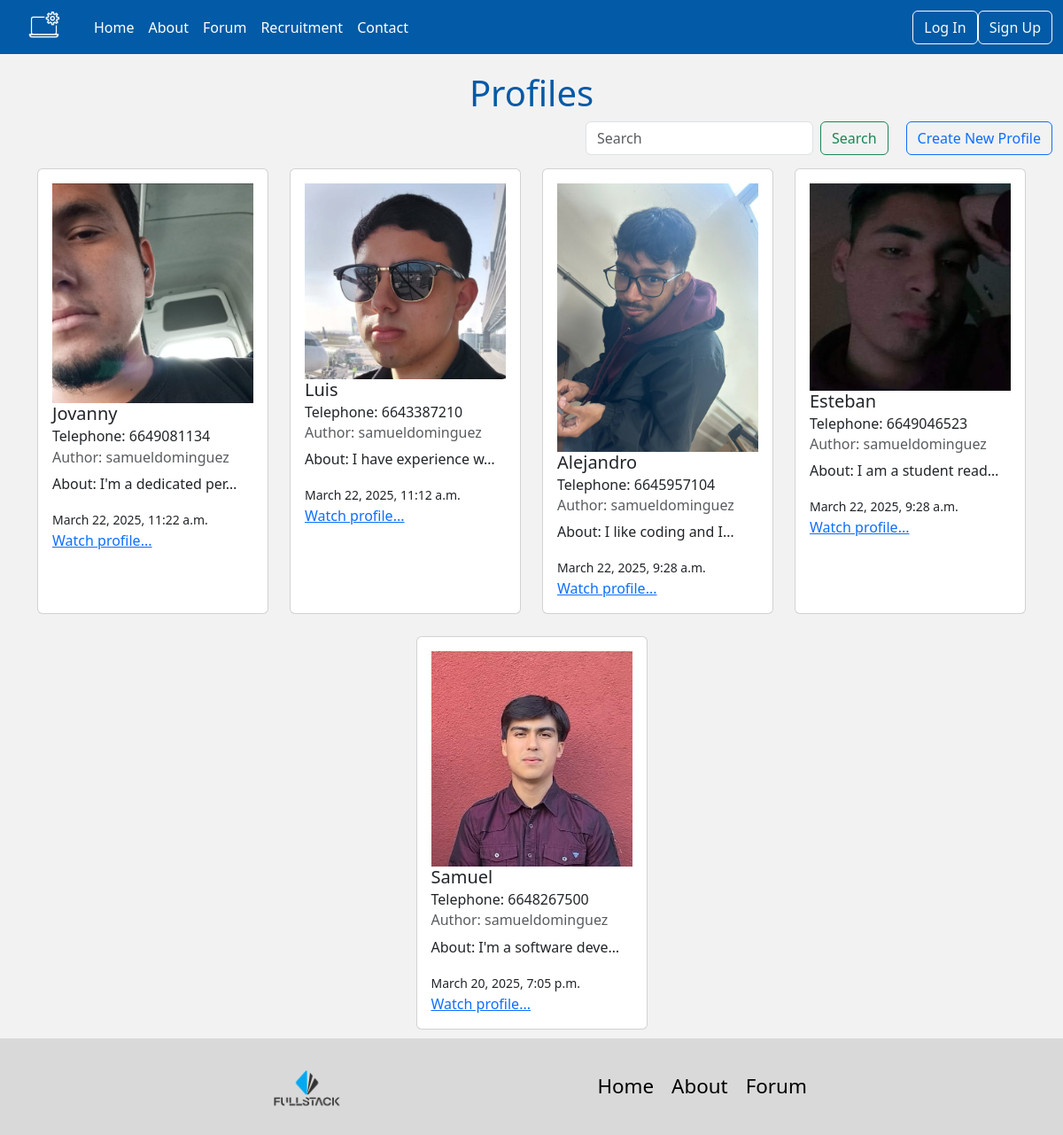
/users/, run on an earlier commit of the app's database.
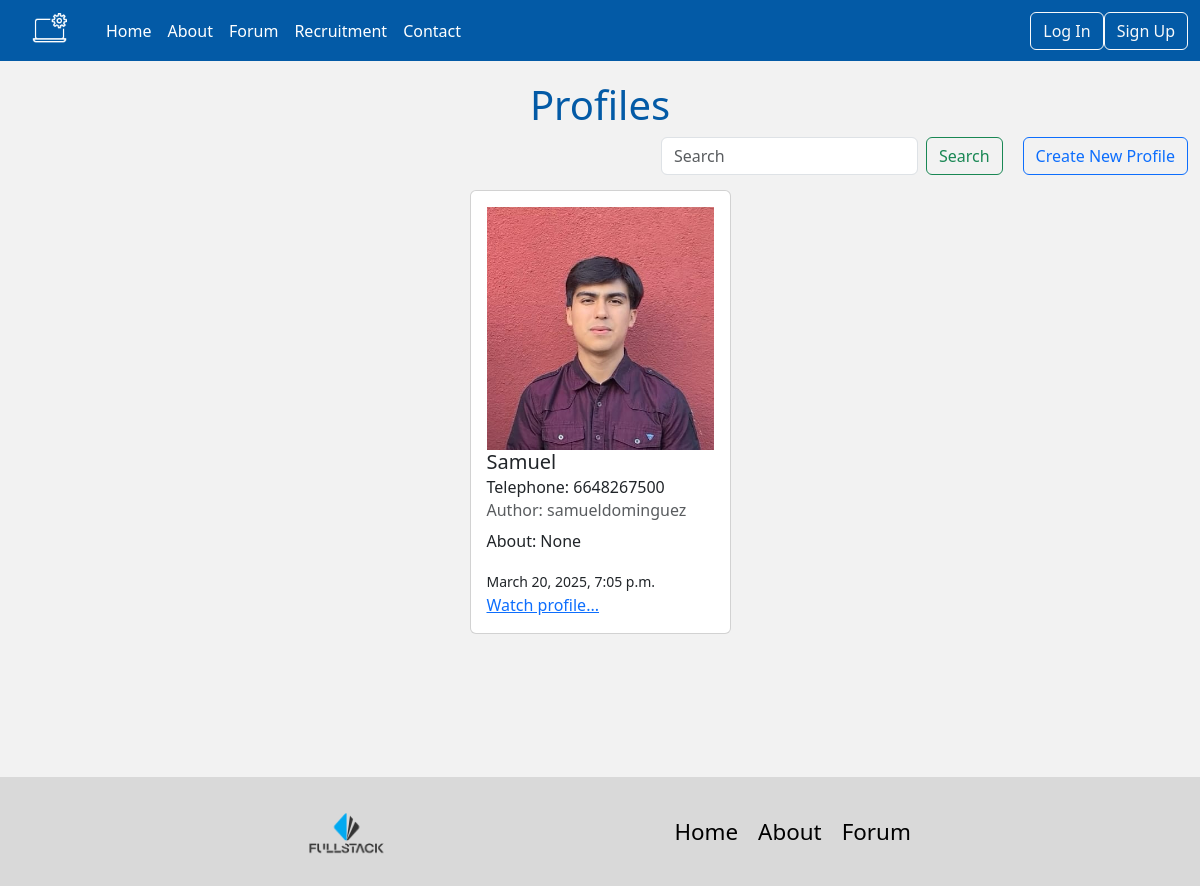
And on a later commit of the database.
### users/models.py (models this page shows, shortened)
class Profile(models.Model):
    picture = models.ImageField(upload_to="profile_pic/", blank=True, null=True)
    name = models.CharField(max_length=250, blank=True, null=True)
    phone_number = models.CharField(max_length=25, blank=True, null=True)
    city = models.CharField(max_length=255, blank=True, null=True)
    state = models.CharField(max_length=255, blank=True, null=True)
    user = models.ForeignKey(User, on_delete=models.CASCADE, related_name="profile")
    description = models.TextField(blank=True, null=True)
    created_at = models.DateTimeField(auto_now_add=True)
    updated_at = models.DateTimeField(auto_now=True)

### users/views.py (the view)
# urls.py: path('', ProfileListView.as_view(), name="profile_list"),
class ProfileListView(ListView):
    template_name = "content/profile_list.html"
    model = Profile
    def get_queryset(self):
        search=self.request.GET.get('search')
        if search:
            results=Profile.objects.filter(name__contains=search)
            return results
        else:
            return Profile.objects.all()
    def get_filtered_data(self, search):
        if search:
            print("Apllying filter")
            results=Profile.objects.filter(name__contains=search).order_by("created_at").reverse
            return results
        else:
            return Profile.objects.all().order_by("created_at").reverse()
    def get_context_data(self, **kwargs):
        context=super().get_context_data(**kwargs)
        search_text=self.request.GET.get('search')
        all_posts=self.get_filtered_data(search_text)
        context["profile_list"]=all_posts
        return context

### templates/content/profile_list.html (shortened to what this page needs)
{% extends 'base.html' %}
{% load static %}
{% block css %}
    <link rel="stylesheet" href="{% static 'css/profile_list.css' %}">
{% endblock %}
{% block content %}
<div class="post-list">
    <div class="header">
        <h1>Profiles</h1>
    </div>
    <div class="filter">
        <form class="d-flex" role="search" method="get">
            <input class="form-control me-2" type="search" name="search" placeholder="Search" aria-label="Search">
            <button class="btn btn-outline-success" type="submit">Search</button>
            <a class="btn btn-outline-primary" href="{% url 'profile_create' %}">Create New Profile</a>
        </form>
    </div>
    <div class="container">
        <div class="row" style="display: flex; justify-content: center;">
            {% for item in profile_list %}
            <div class="col-md-3 col-sm-6 bottom-card" style="display: flex; justify-content: center; margin-bottom: 10px;">
                <div class="card" style="width: 18rem; margin-top: 15px;">
                    <div class="card-body">
                        {% if item.picture %}
                        <img style="max-width: 100%;" src="{{ item.picture.url }}" alt="">
                        {% else %}
                        <img style="max-width: 100%;" src="{% static 'images/default.jpg' %}" alt="">
                        {% endif %}
                        <h5 class="card-title">{{item.name}}</h5>
                        <h6 class="card-subtitle mb-2 text-body-secondarydy">Telephone: {{item.phone_number}}</h6>
                        <h6 class="card-subtitle mb-2 text-body-secondary">Author: {{item.user}}</h6>
                        <p class="card-text">About: {{item.description|truncatechars:20}}</p>
                        <small>{{item.created_at}}</small><br/>
                        <a href="{% url 'profile_detail' item.id %}" class="card-link">Watch profile...</a>
                    </div>
                </div>
            </div>
            {% endfor %}
        </div>
    </div>
</div>
{% endblock %}

What changed in the data, as far as the page shows it:
removed Profile: picture (picture), name "Jovanny", phone_number "6649081134", user "samueldominguez", description "I'm a dedicated per…", created_at "March 22, 2025, 11:22 a.m."
removed Profile: picture (picture), name "Luis", phone_number "6643387210", user "samueldominguez", description "I have experience w…", created_at "March 22, 2025, 11:12 a.m."
removed Profile: picture (picture), name "Alejandro", phone_number "6645957104", user "samueldominguez", description "I like coding and I…", created_at "March 22, 2025, 9:28 a.m."
removed Profile: picture (picture), name "Esteban", phone_number "6649046523", user "samueldominguez", description "I am a student read…", created_at "March 22, 2025, 9:28 a.m."
changed Profile "Samuel": description "I'm a software deve…" → "None"
